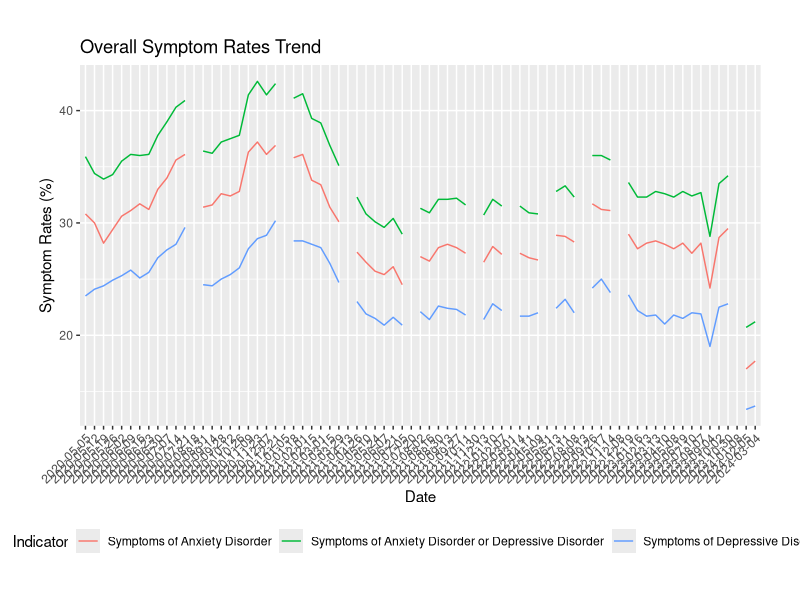

Write R code to recreate this figure.
## ---- chunk 1
#| echo: false
#| eval: true
#| warning: false
#| message: false
#| label: fig-andtrend-graph
#| fig-cap: "Trend in US Anxiety and Depressive Disorder Rates"

# Load necessary libraries
library(tidyverse)
library(lubridate)

# Define the path to the data file and load it
data <- read.csv(file = here::here("outputs/data/Overall_trends.csv"))

# Filter the dataset for the specified symptoms
filtered_data <- data %>%
  filter(Indicator %in% c('Symptoms of Depressive Disorder', 
                          'Symptoms of Anxiety Disorder', 
                          'Symptoms of Anxiety Disorder or Depressive Disorder'))

# Define the sequence of dates for x-axis breaks, starting from the first date, incrementing by 4 months
start_date <- as.Date("2020-05-05")
end_date <- as.Date("2024-03-04")

# Manually define the specific dates you want to mark on the x-axis
specific_dates <- as.Date(c("2020-05-05", "2020-09-14", "2021-01-05", 
                            "2021-05-10", "2021-09-13", "2022-01-10", 
                            "2022-05-09", "2022-09-13", "2023-01-16",
                            "2023-05-08", "2023-09-04", "2024-01-08"))

# Plotting the line graph
ggplot(filtered_data, aes(x = Time.Period.End.Date, y = Value, group = Indicator, color = Indicator)) +
  geom_line() +
  labs(title = "Overall Symptom Rates Trend",
       x = "Date",
       y = "Symptom Rates (%)") +
  theme(axis.text.x = element_text(angle = 45, hjust = 1),
        legend.position = "bottom",
        plot.margin = unit(c(1, 1, 1, 1), "cm"))

